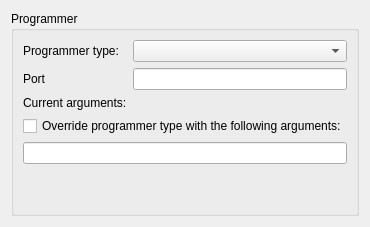
      <widget class="QWidget" name="tabSelectProgrammer">
       <attribute name="icon">
        <iconset resource="icons/icons.qrc">
         <normaloff>:/Usb-svg.svg</normaloff>:/Usb-svg.svg</iconset>
       </attribute>
       <attribute name="title">
        <string>Programmer</string>
       </attribute>
       <layout class="QGridLayout" name="gridLayout_6">
        <item row="0" column="0">
         <widget class="QGroupBox" name="groupBox_5">
          <property name="title">
           <string>Programmer</string>
          </property>
          <layout class="QGridLayout" name="gridLayout_7">
           <item row="5" column="0" colspan="3">
            <widget class="QCheckBox" name="checkBoxOverrideProgrammersOptions">
             <property name="text">
              <string>Override programmer type with the following arguments:</string>
             </property>
            </widget>
           </item>
           <item row="7" column="1">
            <spacer name="verticalSpacer_3">
             <property name="orientation">
              <enum>Qt::Vertical</enum>
             </property>
             <property name="sizeHint" stdset="0">
              <size>
               <width>20</width>
               <height>40</height>
              </size>
             </property>
            </spacer>
           </item>
           <item row="3" column="1" colspan="2">
            <widget class="QLineEdit" name="lineEditProgrammerPort"/>
           </item>
           <item row="3" column="0">
            <widget class="QLabel" name="labelProgrammerport">
             <property name="text">
              <string>Port</string>
             </property>
            </widget>
           </item>
           <item row="6" column="0" colspan="3">
            <widget class="QLineEdit" name="lineEditProgOptions"/>
           </item>
           <item row="1" column="1" colspan="2">
            <widget class="QComboBox" name="comboBoxProgrammer"/>
           </item>
           <item row="1" column="0">
            <widget class="QLabel" name="labelProgrammertype">
             <property name="text">
              <string>Programmer type:</string>
             </property>
            </widget>
           </item>
           <item row="4" column="0">
            <widget class="QLabel" name="labelCurretnArguments">
             <property name="text">
              <string>Current arguments:</string>
             </property>
            </widget>
           </item>
           <item row="4" column="1">
            <widget class="QLabel" name="labelCurrentArgumentsValue">
             <property name="text">
              <string/>
             </property>
            </widget>
           </item>
          </layout>
         </widget>
        </item>
       </layout>
      </widget>
